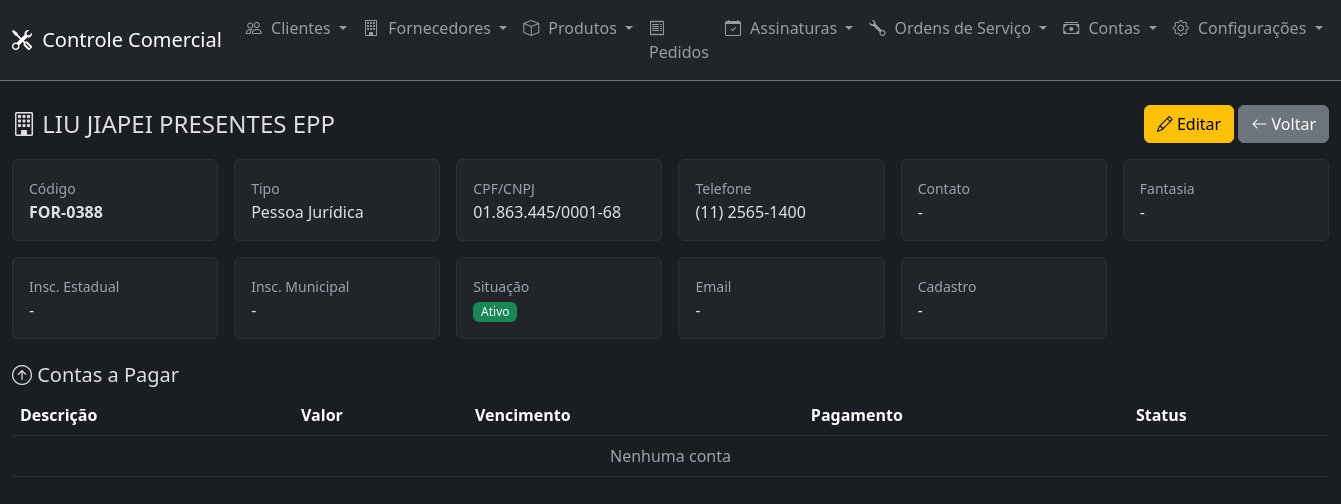
Page /fornecedores/5 on the earlier database version.
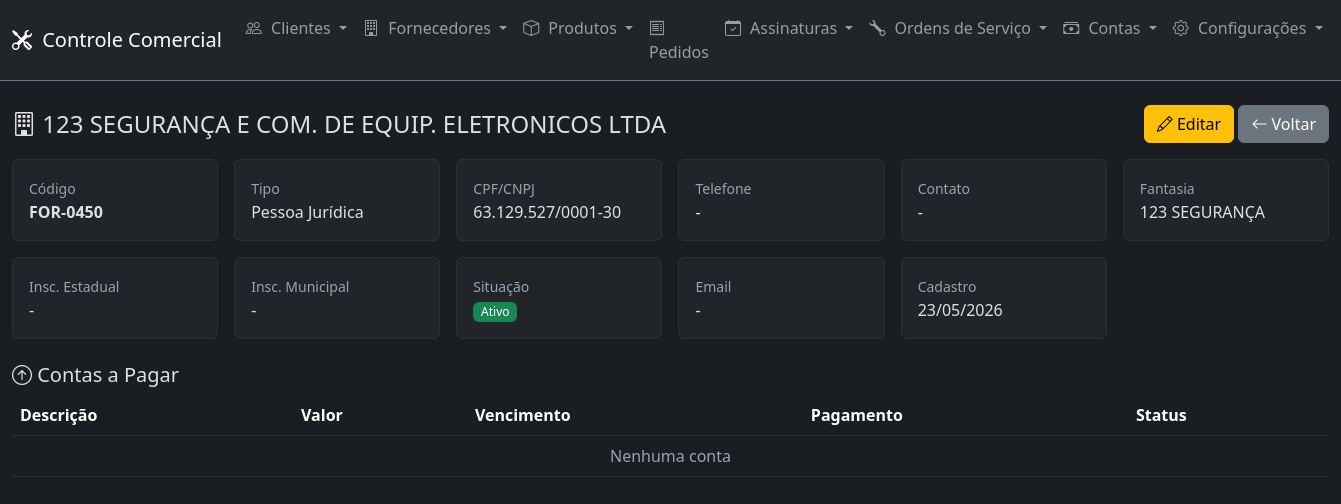
Same page on the later database version.
### models.py (models this page shows)
class Fornecedor(Base):
    __tablename__ = "fornecedores"
    id = Column(Integer, primary_key=True, index=True)
    codigo = Column(String(20), nullable=True, unique=True)
    bling_id = Column(Integer, nullable=True, unique=True)
    bling_updated_at = Column(DateTime, nullable=True)
    bling_pending_sync = Column(Boolean, default=False)
    nome = Column(String(200), nullable=False)
    cpf_cnpj = Column(String(20), nullable=True)
    tipo_pessoa = Column(String(10), nullable=True)
    email = Column(String(200), nullable=True)
    telefone = Column(String(20), nullable=True)
    celular = Column(String(20), nullable=True)
    endereco = Column(String(300), nullable=True)
    bairro = Column(String(100), nullable=True)
    cidade = Column(String(100), nullable=True)
    estado = Column(String(2), nullable=True)
    cep = Column(String(10), nullable=True)
    contato = Column(String(200), nullable=True)
    fantasia = Column(String(200), nullable=True)
    inscricao_estadual = Column(String(20), nullable=True)
    inscricao_municipal = Column(String(20), nullable=True)
    situacao = Column(String(1), default="A")
    observacao = Column(Text, nullable=True)
    created_at = Column(DateTime, default=datetime.now)
    updated_at = Column(DateTime, default=datetime.now, onupdate=datetime.now)
    contas_pagar = relationship("ContaPagar", back_populates="fornecedor")
    assinaturas = relationship("Assinatura", back_populates="fornecedor")

### routers/fornecedores.py (the view)
@router.get("/{fornecedor_id}")
def detalhe_fornecedor(request: Request, fornecedor_id: int, db: Session = Depends(get_db)):
    fornecedor = db.query(Fornecedor).filter(Fornecedor.id == fornecedor_id).first()
    if not fornecedor:
        return RedirectResponse(url="/fornecedores", status_code=303)
    contas = db.query(ContaPagar).filter(ContaPagar.fornecedor_id == fornecedor_id).order_by(ContaPagar.data_vencimento.desc()).all()
    return request.app.state.templates.TemplateResponse(
        "fornecedores/detalhe.html",
        {"request": request, "fornecedor": fornecedor, "contas": contas}
    )

### templates/fornecedores/detalhe.html (shortened to what this page needs)
{% extends "base.html" %}
{% block content %}
<div class="d-flex justify-content-between align-items-center mb-3">
    <h4 class="mb-0"><i class="bi bi-building"></i> {{ fornecedor.nome }}</h4>
    <div>
        <a href="/fornecedores/{{ fornecedor.id }}/editar" class="btn btn-warning"><i class="bi bi-pencil"></i> Editar</a>
        <a href="/fornecedores" class="btn btn-secondary"><i class="bi bi-arrow-left"></i> Voltar</a>
    </div>
</div>
<div class="row g-3 mb-4">
    <div class="col-md-2">
        <div class="card"><div class="card-body">
            <small class="text-muted">Código</small><br><strong>{{ fornecedor.codigo or '-' }}</strong>
        </div></div>
    </div>
    <div class="col-md-2">
        <div class="card"><div class="card-body">
            <small class="text-muted">Tipo</small><br>{{ 'Pessoa Jurídica' if fornecedor.tipo_pessoa == 'juridica' else 'Pessoa Física' if fornecedor.tipo_pessoa == 'fisica' else '-' }}
        </div></div>
    </div>
    <div class="col-md-2">
        <div class="card"><div class="card-body">
            <small class="text-muted">CPF/CNPJ</small><br>{{ fornecedor.cpf_cnpj|format_cpf_cnpj or '-' }}
        </div></div>
    </div>
    <div class="col-md-2">
        <div class="card"><div class="card-body">
            <small class="text-muted">Telefone</small><br>{{ fornecedor.telefone or '-' }}
        </div></div>
    </div>
    <div class="col-md-2">
        <div class="card"><div class="card-body">
            <small class="text-muted">Contato</small><br>{{ fornecedor.contato or '-' }}
        </div></div>
    </div>
    <div class="col-md-2">
        <div class="card"><div class="card-body">
            <small class="text-muted">Fantasia</small><br>{{ fornecedor.fantasia or '-' }}
        </div></div>
    </div>
    <div class="col-md-2">
        <div class="card"><div class="card-body">
            <small class="text-muted">Insc. Estadual</small><br>{{ fornecedor.inscricao_estadual or '-' }}
        </div></div>
    </div>
    <div class="col-md-2">
        <div class="card"><div class="card-body">
            <small class="text-muted">Insc. Municipal</small><br>{{ fornecedor.inscricao_municipal or '-' }}
        </div></div>
    </div>
    <div class="col-md-2">
        <div class="card"><div class="card-body">
            <small class="text-muted">Situação</small><br>
            {% if fornecedor.situacao == 'A' %}<span class="badge bg-success">Ativo</span>
            {% elif fornecedor.situacao == 'I' %}<span class="badge bg-danger">Inativo</span>
            {% elif fornecedor.situacao == 'S' %}<span class="badge bg-warning text-dark">Sem Movimento</span>
            {% else %}{{ fornecedor.situacao or '-' }}{% endif %}
        </div></div>
    </div>
    <div class="col-md-2">
        <div class="card"><div class="card-body">
            <small class="text-muted">Email</small><br>{{ fornecedor.email or '-' }}
        </div></div>
    </div>
    <div class="col-md-2">
        <div class="card"><div class="card-body">
            <small class="text-muted">Cadastro</small><br>{{ fornecedor.created_at.strftime('%d/%m/%Y') if fornecedor.created_at else '-' }}
        </div></div>
    </div>
</div>
<h5><i class="bi bi-arrow-up-circle"></i> Contas a Pagar</h5>
<table class="table table-hover">
    <thead><tr><th>Descrição</th><th>Valor</th><th>Vencimento</th><th>Pagamento</th><th>Status</th></tr></thead>
    <tbody>
        {% for c in contas %}
        <tr>
            <td>{{ c.descricao }}</td>
            <td>R$ {{ "%.2f"|format(c.valor) }}</td>
            <td>{{ c.data_vencimento }}</td>
            <td>{{ c.data_pagamento or '-' }}</td>
            <td><span class="badge bg-{{ 'success' if c.status == 'pago' else 'warning' }}">{{ c.status }}</span></td>
        </tr>
        {% else %}
        <tr><td colspan="5" class="text-muted text-center">Nenhuma conta</td></tr>
        {% endfor %}
    </tbody>
</table>
{% endblock %}

Differences in the rows shown:
changed Fornecedor "Pessoa Jurídica": nome "LIU JIAPEI PRESENTES EPP" → "123 SEGURANÇA E COM. DE EQUIP. ELETRONICOS LTDA"; codigo "FOR-0388" → "FOR-0450"; cpf_cnpj "01.863.445/0001-68" → "63.129.527/0001-30"; telefone "(11) 2565-1400" → "-"; fantasia "-" → "123 SEGURANÇA"; created_at "-" → "23/05/2026"
